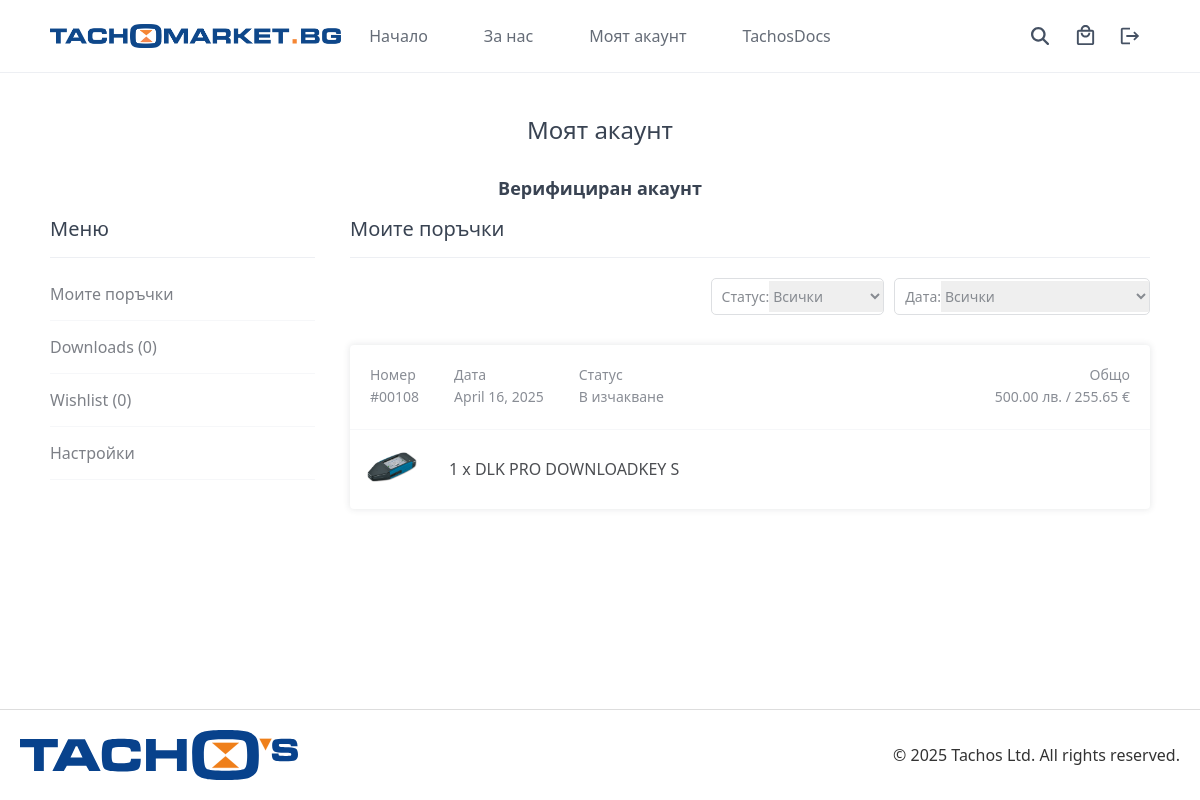
The app's page /index.php?page=myaccount (signed in) with its own data.
### tables this page shows
CREATE TABLE `transactions` (
  `id` int(11) NOT NULL,
  `txn_id` varchar(255) NOT NULL,
  `payment_amount` decimal(7,2) NOT NULL,
  `payment_status` varchar(30) NOT NULL,
  `created` datetime NOT NULL,
  `payer_email` varchar(255) NOT NULL DEFAULT '',
  `first_name` varchar(100) NOT NULL DEFAULT '',
  `last_name` varchar(100) NOT NULL DEFAULT '',
  `address_street` varchar(255) NOT NULL DEFAULT '',
  `address_city` varchar(100) NOT NULL DEFAULT '',
  `address_state` varchar(100) NOT NULL DEFAULT '',
  `address_zip` varchar(50) NOT NULL DEFAULT '',
  `address_country` varchar(100) NOT NULL DEFAULT '',
  `account_id` int(11) DEFAULT NULL,
  `payment_method` varchar(50) NOT NULL DEFAULT 'website',
  `shipping_method` varchar(255) NOT NULL DEFAULT '',
  `shipping_amount` decimal(7,2) NOT NULL DEFAULT 0.00,
  `discount_code` varchar(50) NOT NULL DEFAULT '',
  `mol` varchar(30) NOT NULL,
  `company` varchar(30) NOT NULL,
  `address_company` varchar(50) NOT NULL,
  `dds` varchar(15) NOT NULL,
  `eik` varchar(15) NOT NULL,
  `speedy` varchar(5) NOT NULL,
  `tel` varchar(15) NOT NULL,
  `tracking_no` int(11) NOT NULL
);

CREATE TABLE `products` (
  `id` int(11) NOT NULL,
  `title` varchar(200) NOT NULL,
  `description` text NOT NULL,
  `sku` varchar(255) NOT NULL DEFAULT '',
  `price` decimal(7,2) NOT NULL,
  `rrp` decimal(7,2) NOT NULL DEFAULT 0.00,
  `quantity` int(11) NOT NULL,
  `created` datetime NOT NULL,
  `weight` decimal(7,2) NOT NULL DEFAULT 0.00,
  `url_slug` varchar(255) NOT NULL DEFAULT '',
  `product_status` tinyint(1) NOT NULL DEFAULT 1,
  `subscription` tinyint(1) NOT NULL DEFAULT 0,
  `subscription_period` int(11) NOT NULL DEFAULT 0,
  `subscription_period_type` varchar(50) NOT NULL DEFAULT 'day',
  `serial_number` varchar(50) NOT NULL
);

CREATE TABLE `transactions_items` (
  `id` int(11) NOT NULL,
  `txn_id` varchar(255) NOT NULL,
  `item_id` int(11) NOT NULL,
  `item_price` decimal(7,2) NOT NULL,
  `item_quantity` int(11) NOT NULL,
  `item_options` varchar(255) NOT NULL
);

### myaccount.php (the view, shortened to what this page needs)
<?php
$register_error = '';
$tab = isset($_GET['tab']) ? $_GET['tab'] : 'orders';
if (isset($_SESSION['account_loggedin'])) {
    $date = isset($_GET['date']) ? $_GET['date'] : 'all';
    $date_sql = '';
    $status = isset($_GET['status']) ? $_GET['status'] : 'all';
    $status_sql = '';
    $stmt = $pdo->prepare('SELECT * FROM transactions  WHERE account_id = :account_id ' . $date_sql . ' ' . $status_sql . ' ORDER BY created DESC');
    $params = [ 'account_id' => $_SESSION['account_id'] ];
    $stmt->execute($params);
    $transactions = $stmt->fetchAll(PDO::FETCH_ASSOC);
    $stmt = $pdo->prepare('SELECT
        p.title,
        p.id AS product_id,
        t.txn_id,
        t.payment_status,
        t.created AS transaction_date,
        ti.item_price AS price,
        ti.item_quantity AS quantity,
        ti.item_id,
        ti.item_options,
        (SELECT m.full_path FROM products_media pm JOIN media m ON m.id = pm.media_id WHERE pm.product_id = p.id ORDER BY pm.position ASC LIMIT 1) AS img
        FROM transactions t
        JOIN transactions_items ti ON ti.txn_id = t.txn_id
        JOIN accounts a ON a.id = t.account_id
        JOIN products p ON p.id = ti.item_id
        WHERE t.account_id = ?
        ORDER BY t.created DESC');
    $stmt->execute([ $_SESSION['account_id'] ]);
    $transactions_items = $stmt->fetchAll(PDO::FETCH_ASSOC);
    $transactions_ids = array_column($transactions_items, 'product_id');
    $downloads = [];
    if ($transactions_ids) {
        $stmt = $pdo->prepare('SELECT product_id, file_path, id FROM products_downloads WHERE product_id IN (' . trim(str_repeat('?,',count($transactions_ids)),',') . ') ORDER BY position ASC');
        $stmt->execute($transactions_ids);
        $downloads = $stmt->fetchAll(PDO::FETCH_GROUP);
    }
    $stmt = $pdo->prepare('SELECT COUNT(*) FROM wishlist WHERE account_id = ?');
    $stmt->execute([ $_SESSION['account_id'] ]);
    $wishlist_count = $stmt->fetchColumn();
}
?>
<?=template_header('My Account')?>
<div class="myaccount content-wrapper">
    <?php if (!isset($_SESSION['account_loggedin'])): ?>
    <div class="login-register">
        <div class="login">
            <h1 class="page-title">Влизане</h1>
            <form action="" method="post" class="form">
                <label for="email" class="form-label">Имейл</label>
                <input type="email" name="email" id="email"  class="form-input expand" required>
                <label for="password" class="form-label">Парола</label>
                <input type="password" name="password" id="password"  class="form-input expand" required>
                <button name="login" type="submit" class="btn">Влез</button>
            </form>
            <?php if ($error): ?>
            <p class="error pad-top-2"><?=$error?></p>
            <?php endif; ?>
        </div>
        <div class="register">
            <h1 class="page-title">Създаване на акаунт</h1>
            <form action="" method="post" autocomplete="off" class="form">
            <label for="rlast_name" class="form-label">Първо име</label>
            <input type="first_name" name="first_name" id="rfirst_name"  required class="form-input expand">
            <label for="rlast_name" class="form-label">Фамилия</label>
            <input type="last_name" name="last_name" id="rlast_name"  required class="form-input expand">
                <label for="remail" class="form-label">Имейл</label>
                <input type="email" name="email" id="remail"  required class="form-input expand">
                <label for="rpassword" class="form-label">Парола</label>
                <input type="password" name="password" id="rpassword"  required class="form-input expand" autocomplete="new-password">
                <label for="cpassword" class="form-label">Повтори паролата</label>
                <input type="password" name="cpassword" id="cpassword"  required class="form-input expand" autocomplete="new-password">
                <button name="register" type="submit" class="btn">Създай акаунт</button>
            </form>
            <?php if ($register_error): ?>
            <p class="error pad-top-2"><?=$register_error?></p>
            <?php endif; ?>
        </div>
    </div>
    <?php else: ?>
    <h1 class="page-title">Моят акаунт</h1>
    <?php
if (isset($_SESSION['account_role']) && $_SESSION['account_role'] === 'Workshop'): ?>
 <h1 class="page-title" style="padding:0;font-size:18px; font-weight:bold">Верифициран акаунт</h1>
<?php endif; ?>
    <div class="menu">
        <h2>Меню</h2>
        <div class="menu-items">
            <a href="<?=url('index.php?page=myaccount')?>">Моите поръчки</a>
            <a href="<?=url('index.php?page=myaccount&tab=downloads')?>">Downloads (<?=count($downloads)?>)</a>
            <a href="<?=url('index.php?page=myaccount&tab=wishlist')?>">Wishlist (<?=$wishlist_count?>)</a>
            <a href="<?=url('index.php?page=myaccount&tab=settings')?>">Настройки</a>
        </div>
    </div>
    <?php if ($tab == 'orders'): ?>
    <div class="myorders">
        <h2>Моите поръчки</h2>
        <form action="" method="get" class="form pad-top-2">
            <label class="form-select mar-right-2" for="status">
                Статус:
                <select name="status" id="status" onchange="this.form.submit()">
                    <option value="all"<?=($status == 'all' ? ' selected' : '')?>>Всички</option>
                </select>
            </label>
            <label class="form-select" for="date">
                Дата:
                <select name="date" id="date" onchange="this.form.submit()">
                    <option value="all"<?=($date == 'all' ? ' selected' : '')?>>Всички</option>
                </select>
            </label>
        </form>
        <?php foreach ($transactions as $transaction): ?>
        <div class="order">
            <div class="order-header">
                <div>
                <div><span>Номер</span>#<?=str_pad($transaction['id'], 5, '0', STR_PAD_LEFT)?></div>
                    <div class="rhide"><span>Дата</span><?=date('F j, Y', strtotime($transaction['created']))?></div>
                    <div>
    <span>Статус</span>
    <span style="background-color: <?=
        str_replace(
            ['в изчакване','подготвена','изпратена','приключена','отказана','refunded','shipped','unsubscribed','subscribed'],
            ['orange','orange','blue','green','red','red','green','red','blue'],
            strtolower($transaction['payment_status'])
        )
    ?>">
        <?=$transaction['payment_status']?>
    </span>
</div>
                </div>
                <div>
                    <div><span>Общо</span><?=number_format($transaction['payment_amount'],2)?> <?=currency_code?> / <?=number_format($transaction['payment_amount']/1.95583,2)?> €</div>
                </div>
            </div>
            <div class="order-items">
                <table>
                    <tbody>
                        <?php foreach ($transactions_items as $transaction_item): ?>
                        <tr>
                            <td class="img">
                                <?php if (!empty($transaction_item['img']) && file_exists($transaction_item['img'])): ?>
                                <img src="<?=base_url?><?=$transaction_item['img']?>" width="50" height="30" alt="<?=$transaction_item['title']?>">
                                <?php endif; ?>
                            </td>
                            <td class="name">
                                <?=$transaction_item['quantity']?> x <?=$transaction_item['title']?><br>
                            </td>
                        </tr>
                        <?php endforeach; ?>
                    </tbody>
                </table>
            </div>
        </div>
        <?php endforeach; ?>
    </div>
    <?php endif; ?>
    <?php endif; ?>
</div>
<?=template_footer()?>

### style.css (style rules this page uses)
* { box-sizing: border-box; font-family: system-ui, "Segoe UI", Roboto, Helvetica, Arial, sans-serif, "Apple Color Emoji", "Segoe UI Emoji", "Segoe UI Symbol"; font-size: 16px; }
html { height: 100%; }
body { position: relative; min-height: 100%; color: #4c4e52; background-color: #FFFFFF; margin: 0; padding-bottom: 100px; }
h1, h2, h3, h4, h5 { color: #394352; }
.content-wrapper { width: 100%; max-width: 1100px; margin: 0 auto; }
main .page-title { display: block; font-weight: normal; margin: 0; padding: 40px 0 30px 0; font-size: 24px; text-align: center; width: 100%; }
main .cart table, main .myaccount table { width: 100%; }
main .cart table tbody td, main .myaccount table tbody td { padding: 20px 0; border-bottom: 1px solid #edeff3; }
main .cart table .img, main .myaccount table .img { width: 80px; }
main .myaccount { display: flex; flex-flow: wrap; }
main .myaccount .menu { padding-right: 35px; width: 300px; }
main .myaccount .menu a { display: block; text-decoration: none; color: #7d8087; padding: 15px 0; border-bottom: 1px solid #f6f7f9; }
main .myaccount .myorders, main .myaccount .mydownloads, main .myaccount .settings, main .myaccount .wishlist { flex: 1; padding-bottom: 50px; }
main .myaccount .myorders form { display: flex; flex-flow: wrap; justify-content: flex-end; }
main .myaccount .myorders .order { border-radius: 4px; box-shadow: 0px 0px 6px 1px rgba(45, 54, 68, 0.1); margin: 30px 0 30px 0; }
main .myaccount .myorders .order .order-header { display: flex; justify-content: space-between; border-bottom: 1px solid #f6f7f9; }
main .myaccount .myorders .order .order-header > div { display: flex; padding: 20px; }
main .myaccount .myorders .order .order-header > div div { padding-right: 35px; font-size: 14px; font-weight: 400; color: #898d95; }
main .myaccount .myorders .order .order-header > div div:last-child { padding-right: 0; }
main .myaccount .myorders .order .order-header > div div span { display: block; font-weight: 500; font-size: 14px; padding-bottom: 3px; }
main .myaccount .myorders .order .order-header > div:last-child div:last-child { text-align: right; }
main .myaccount .myorders .order .order-items { padding: 0 15px; }
main .myaccount .myorders .order .order-items table { margin: 0; padding: 0; }
main .myaccount h2 { width: 100%; font-weight: normal; font-size: 20px; padding: 15px 0; margin: 0 0 10px 0; border-bottom: 1px solid #edeff3; }
main .myaccount table { padding-bottom: 40px; }
main .myaccount table tr:last-child td { border-bottom: 0; }
main .myaccount table .name { word-break: break-all; }
.form .form-select { display: inline-flex; align-items: center; padding: 2px 0 2px 10px; border: 1px solid #dddfe2; border-radius: 5px; color: #878b91; font-size: 14px; overflow: hidden; }
.form .form-select select { padding: 5px 5px 5px 0; border: 0; font-weight: 500; font-size: 14px; color: #878b91; outline: none; }
.form .form-select select option { color: #696c71; }
.pad-top-2 { padding-top: 10px; }
.mar-right-2 { margin-right: 10px; }

### records on screen
transactions: id "00108", created "April 16, 2025", payment_status "В изчакване", payment_amount "500.00", $transaction['payment_amount']/1.95583 "255.65"
products: transactions_items.item_quantity "1", title "DLK PRO DOWNLOADKEY S"

### other values on screen
count($downloads) "0"
$wishlist_count "0"
